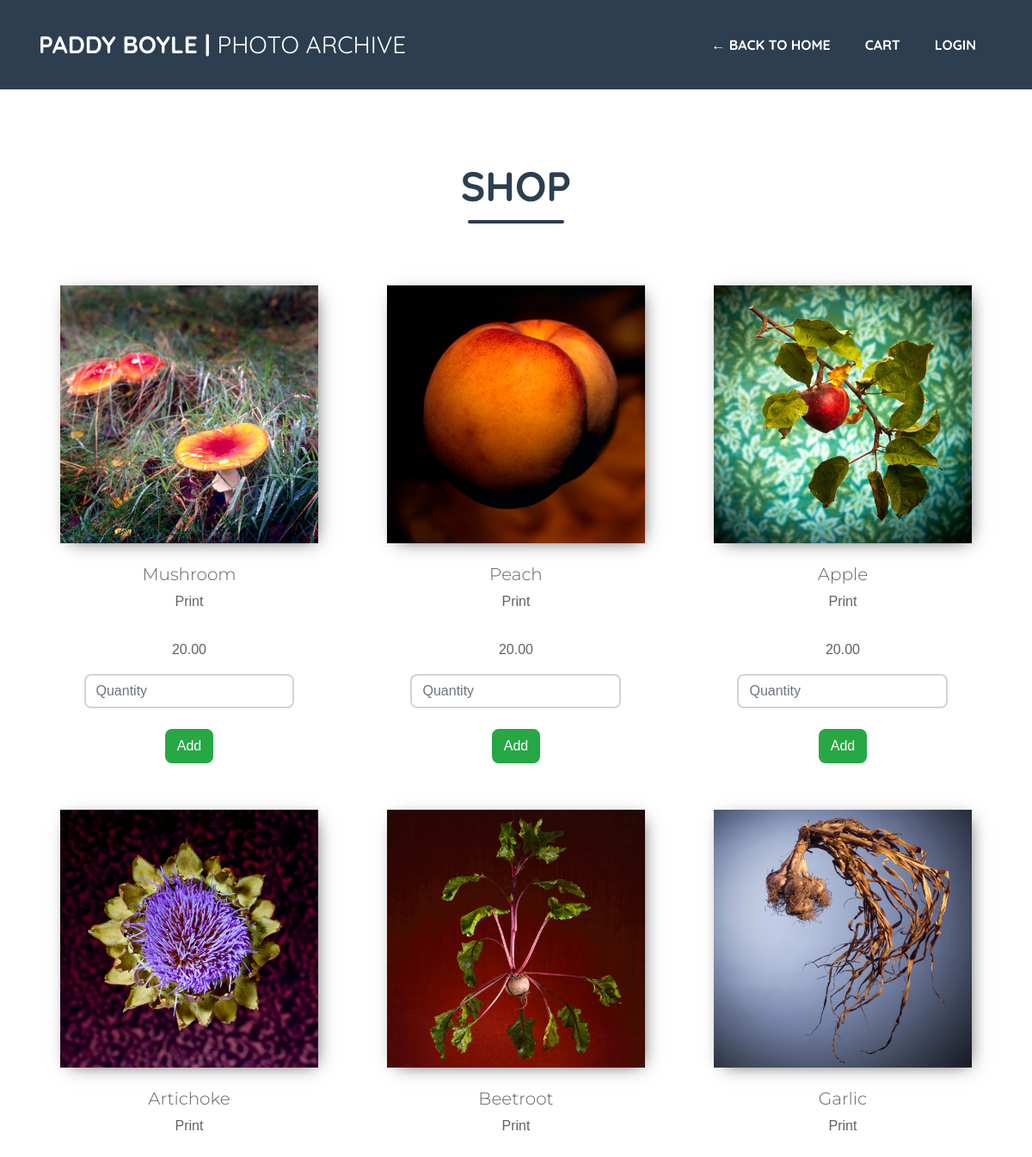
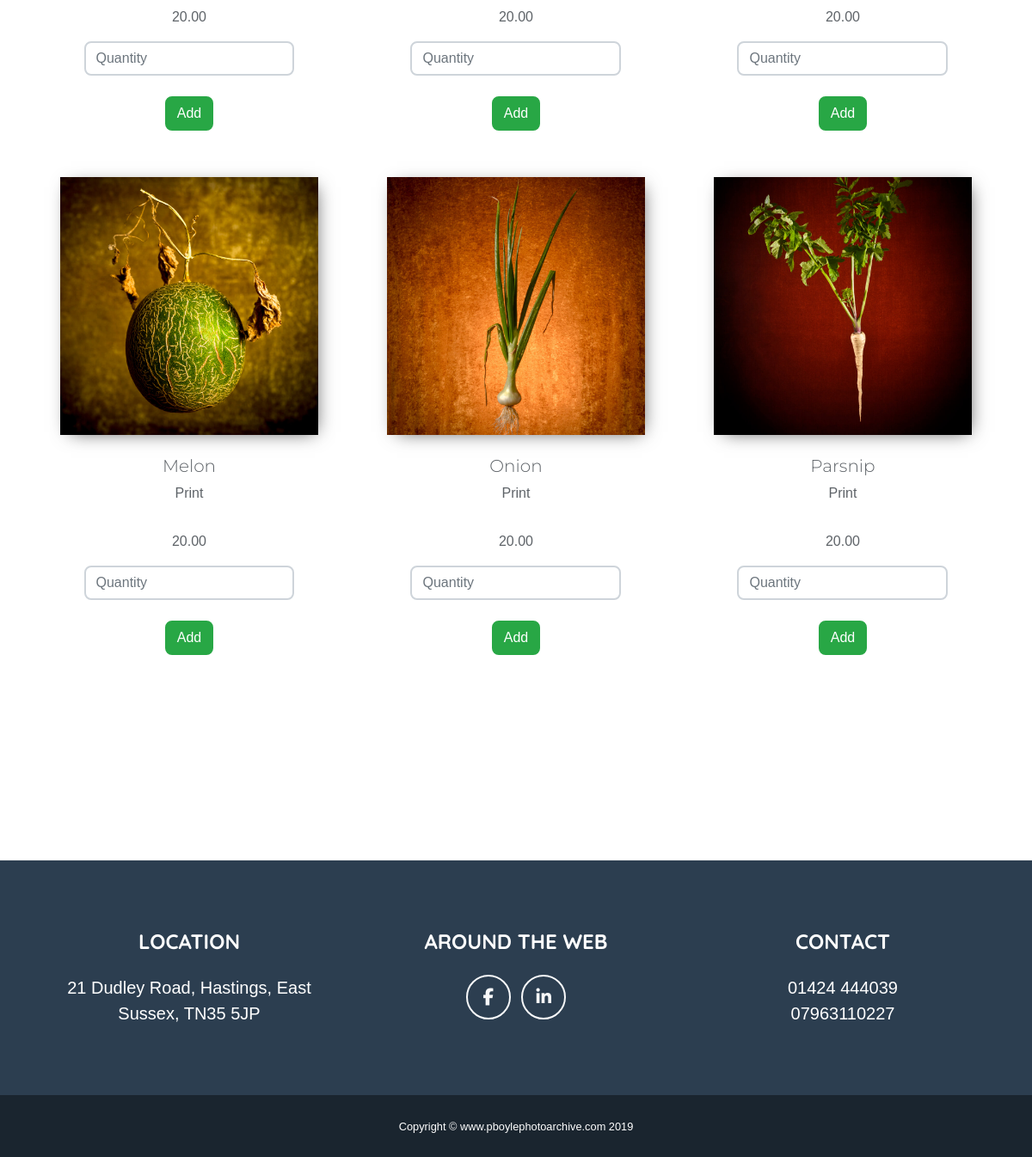
Screenshot of /products/ with the database file from the repository (2 pictures, top to bottom).
### products/models.py (models this page shows, shortened)
class Product(models.Model):
    name = models.CharField(max_length=254, default='')
    description = models.TextField()
    price = models.DecimalField(max_digits=6, decimal_places=2)
    image = models.ImageField(upload_to='images')

### products/views.py (the view)
def all_products(request):
    products = Product.objects.all()
    return render(request, "app_001/products.html", {'products': products})

### cart/contexts.py (called while the page is built)
def cart_contents(request):
    cart = request.session.get('cart', {})
    cart_items = []
    total = 0
    product_count = 0
    for id, quantity in cart.items():
        product = get_object_or_404(Product, pk=id)
        total += quantity * product.price
        product_count += quantity
        cart_items.append({'id': id, 'quantity': quantity, 'product': product})
    return {'cart_items': cart_items, 'total': total, 'product_count': product_count}

### templates/app_001/products.html (shortened to what this page needs)
{% extends 'app_001/base_003.html' %}
{% block body_block %}
    <section class="page-section about" id="architecture">
        <div class="container">
            <h2
                class="cat-heading page-section-heading text-center text-uppercase text-secondary mb-0">Shop</h2>
            <div class="divider-custom">
                <div class="divider-custom-line"></div>
            </div>
            <br>
            <br>
            <div class="row">
                {% for product in products %}
                    <figure class="col-xs-12 col-sm-12 col-md-6 col-lg-4 col-xl-4">
                        <div id="wrapper-002">
                            <div
                                class="product"
                                style="background-image: url('{{ MEDIA_URL }}{{ product.image }}')"></div>
                            <br>
                            <h3 class="text-002 lead">{{product.name}}</h3>
                            <p class="product-description">{{ product.description }}</p>
                            <p>{{ product.price }}</p>
                            <form method="post" action="{% url 'add_to_cart' product.id %}">
                                <div class="form-group">
                                    <div class="input-group-001">
                                        <input
                                            name="quantity"
                                            type="number"
                                            min="1"
                                            max="999"
                                            class="form-control"
                                            placeholder="Quantity"
                                            required="required"><br>
                                        <span class="input-group-btn">
                                            <button class="btn btn-success" type="submit">Add</button><br>
                                        </span><br>
                                    </div>
                                </div>
                            </form>
                        </div>
                    </figure>
                {% endfor %}
            </div>
            <br><br>
        </div>
    </section>
{% endblock %}

### static/css/custom.css (style rules this page uses)
body { font-family: Arial; padding-top: 100px; }
.product { background-size: contain; background-position: center center; background-repeat: no-repeat; width: 300px; height: 300px; margin: 0 auto; -webkit-box-shadow: 4px 4px 21px -8px rgba(0,0,0,0.75); -moz-box-shadow: 4px 4px 21px -8px rgba(0,0,0,0.75); box-shadow: 4px 4px 21px -8px rgba(0,0,0,0.75); }
.product-description { min-height: 40px; }
.input-group-001 { width: 70%; text-align: center; margin: auto; }

### rows the page displays
Product: image (picture), name "Mushroom", description "Print", price "20.00"
Product: image (picture), name "Peach", description "Print", price "20.00"
Product: image (picture), name "Apple", description "Print", price "20.00"
Product: image (picture), name "Artichoke", description "Print", price "20.00"
Product: image (picture), name "Beetroot", description "Print", price "20.00"
Product: image (picture), name "Garlic", description "Print", price "20.00"
Product: image (picture), name "Melon", description "Print", price "20.00"
Product: image (picture), name "Onion", description "Print", price "20.00"
Product: image (picture), name "Parsnip", description "Print", price "20.00"
